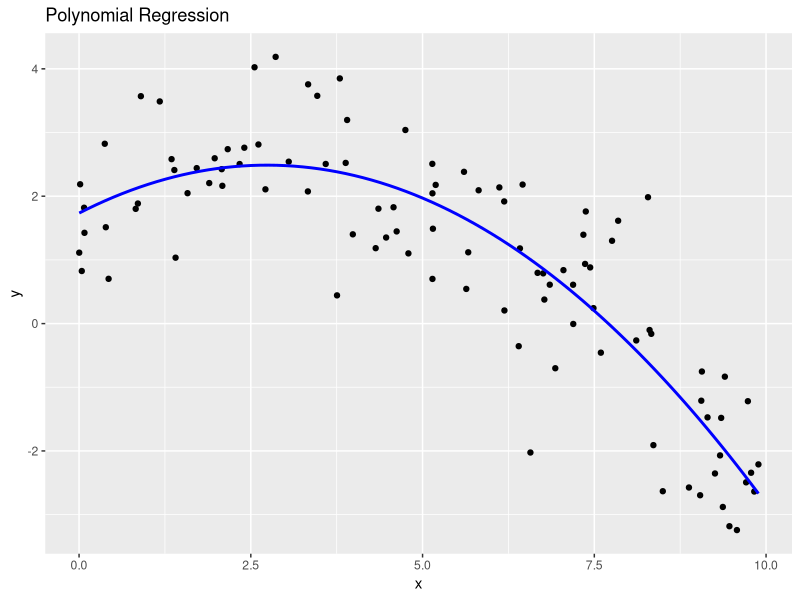

Here is the R script that generated this plot:
## ---- chunk 1
library(tidyverse)

set.seed(42)
x <- runif(100, 0, 10)
y <- 2 + 0.5 * x - 0.1 * x^2 + rnorm(100, 0, 1)
data <- tibble(x, y)

# Fit a polynomial regression model
fit_poly <- lm(y ~ poly(x, 2, raw = TRUE), data = data)
summary(fit_poly)

# Plot
ggplot(data, aes(x, y)) +
  geom_point() +
  stat_smooth(method = "lm", formula = y ~ poly(x, 2, raw = TRUE), se = FALSE, color = "blue") +
  labs(title = "Polynomial Regression", y = "y", x = "x")
